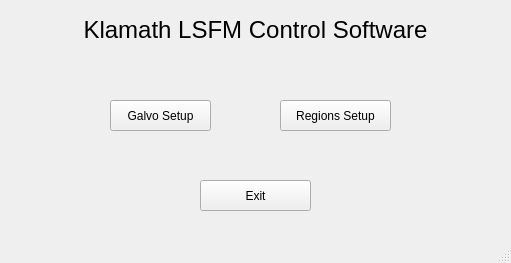
<?xml version="1.0" encoding="UTF-8"?>
<ui version="4.0">
 <class>MainWindow</class>
 <widget class="QMainWindow" name="MainWindow">
  <property name="geometry">
   <rect>
    <x>0</x>
    <y>0</y>
    <width>511</width>
    <height>263</height>
   </rect>
  </property>
  <property name="windowTitle">
   <string>Main Window</string>
  </property>
  <widget class="QWidget" name="centralwidget">
   <widget class="QPushButton" name="galvo_button">
    <property name="geometry">
     <rect>
      <x>110</x>
      <y>100</y>
      <width>101</width>
      <height>31</height>
     </rect>
    </property>
    <property name="text">
     <string>Galvo Setup</string>
    </property>
   </widget>
   <widget class="QLabel" name="lsfm_label">
    <property name="geometry">
     <rect>
      <x>30</x>
      <y>0</y>
      <width>451</width>
      <height>61</height>
     </rect>
    </property>
    <property name="layoutDirection">
     <enum>Qt::LeftToRight</enum>
    </property>
    <property name="text">
     <string>&lt;html&gt;&lt;head/&gt;&lt;body&gt;&lt;p align=&quot;center&quot;&gt;&lt;span style=&quot; font-size:18pt;&quot;&gt;Klamath LSFM Control Software&lt;/span&gt;&lt;/p&gt;&lt;/body&gt;&lt;/html&gt;</string>
    </property>
   </widget>
   <widget class="QPushButton" name="regions_button">
    <property name="geometry">
     <rect>
      <x>280</x>
      <y>100</y>
      <width>111</width>
      <height>31</height>
     </rect>
    </property>
    <property name="text">
     <string>Regions Setup</string>
    </property>
   </widget>
   <widget class="QPushButton" name="exit_button">
    <property name="geometry">
     <rect>
      <x>200</x>
      <y>180</y>
      <width>111</width>
      <height>31</height>
     </rect>
    </property>
    <property name="text">
     <string>Exit</string>
    </property>
   </widget>
  </widget>
  <widget class="QMenuBar" name="menubar">
   <property name="geometry">
    <rect>
     <x>0</x>
     <y>0</y>
     <width>511</width>
     <height>21</height>
    </rect>
   </property>
  </widget>
  <widget class="QStatusBar" name="statusbar"/>
 </widget>
 <resources/>
 <connections/>
</ui>
